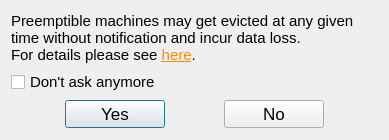
<?xml version="1.0" encoding="UTF-8"?>
<ui version="4.0">
 <class>loading_dialog</class>
 <widget class="QDialog" name="loading_dialog">
  <property name="windowModality">
   <enum>Qt::WindowModal</enum>
  </property>
  <property name="geometry">
   <rect>
    <x>0</x>
    <y>0</y>
    <width>389</width>
    <height>139</height>
   </rect>
  </property>
  <property name="sizePolicy">
   <sizepolicy hsizetype="Fixed" vsizetype="Fixed">
    <horstretch>0</horstretch>
    <verstretch>0</verstretch>
   </sizepolicy>
  </property>
  <property name="windowTitle">
   <string>Preemptible Machine Warning</string>
  </property>
  <property name="modal">
   <bool>true</bool>
  </property>
  <layout class="QGridLayout" name="gridLayout">
   <property name="topMargin">
    <number>12</number>
   </property>
   <property name="bottomMargin">
    <number>12</number>
   </property>
   <item row="0" column="0">
    <layout class="QVBoxLayout" name="verticalLayout">
     <item>
      <widget class="QLabel" name="label">
       <property name="font">
        <font>
         <pointsize>11</pointsize>
        </font>
       </property>
       <property name="text">
        <string>&lt;html&gt;&lt;head/&gt;&lt;body&gt;&lt;p&gt;Preemptible machines may get evicted at any given time without notification and incur data loss.&lt;br/&gt;For details please see &lt;a href=&quot;https://cloud.google.com/compute/docs/instances/preemptible&quot;&gt;&lt;span style=&quot; text-decoration: underline; color:#ff8a00;&quot;&gt;here&lt;/span&gt;&lt;/a&gt;.&lt;br/&gt;Are you sure you want to proceed?&lt;/p&gt;&lt;/body&gt;&lt;/html&gt;</string>
       </property>
       <property name="textFormat">
        <enum>Qt::RichText</enum>
       </property>
       <property name="wordWrap">
        <bool>true</bool>
       </property>
       <property name="openExternalLinks">
        <bool>true</bool>
       </property>
      </widget>
     </item>
     <item>
      <widget class="QCheckBox" name="checkBox_dontAsk">
       <property name="sizePolicy">
        <sizepolicy hsizetype="Minimum" vsizetype="Minimum">
         <horstretch>0</horstretch>
         <verstretch>0</verstretch>
        </sizepolicy>
       </property>
       <property name="minimumSize">
        <size>
         <width>0</width>
         <height>0</height>
        </size>
       </property>
       <property name="font">
        <font>
         <pointsize>11</pointsize>
        </font>
       </property>
       <property name="text">
        <string>Don't ask anymore</string>
       </property>
       <property name="iconSize">
        <size>
         <width>16</width>
         <height>16</height>
        </size>
       </property>
      </widget>
     </item>
     <item>
      <layout class="QHBoxLayout" name="horizontalLayout">
       <item>
        <spacer name="horizontalSpacer_2">
         <property name="orientation">
          <enum>Qt::Horizontal</enum>
         </property>
         <property name="sizeHint" stdset="0">
          <size>
           <width>40</width>
           <height>20</height>
          </size>
         </property>
        </spacer>
       </item>
       <item>
        <widget class="QPushButton" name="pushButton_yes">
         <property name="minimumSize">
          <size>
           <width>100</width>
           <height>0</height>
          </size>
         </property>
         <property name="font">
          <font>
           <pointsize>13</pointsize>
          </font>
         </property>
         <property name="text">
          <string>Yes</string>
         </property>
        </widget>
       </item>
       <item>
        <spacer name="horizontalSpacer">
         <property name="orientation">
          <enum>Qt::Horizontal</enum>
         </property>
         <property name="sizeHint" stdset="0">
          <size>
           <width>40</width>
           <height>20</height>
          </size>
         </property>
        </spacer>
       </item>
       <item>
        <widget class="QPushButton" name="pushButton_no">
         <property name="minimumSize">
          <size>
           <width>100</width>
           <height>0</height>
          </size>
         </property>
         <property name="font">
          <font>
           <pointsize>13</pointsize>
          </font>
         </property>
         <property name="text">
          <string>No</string>
         </property>
        </widget>
       </item>
       <item>
        <spacer name="horizontalSpacer_3">
         <property name="orientation">
          <enum>Qt::Horizontal</enum>
         </property>
         <property name="sizeHint" stdset="0">
          <size>
           <width>40</width>
           <height>20</height>
          </size>
         </property>
        </spacer>
       </item>
      </layout>
     </item>
    </layout>
   </item>
  </layout>
 </widget>
 <resources/>
 <connections/>
</ui>
